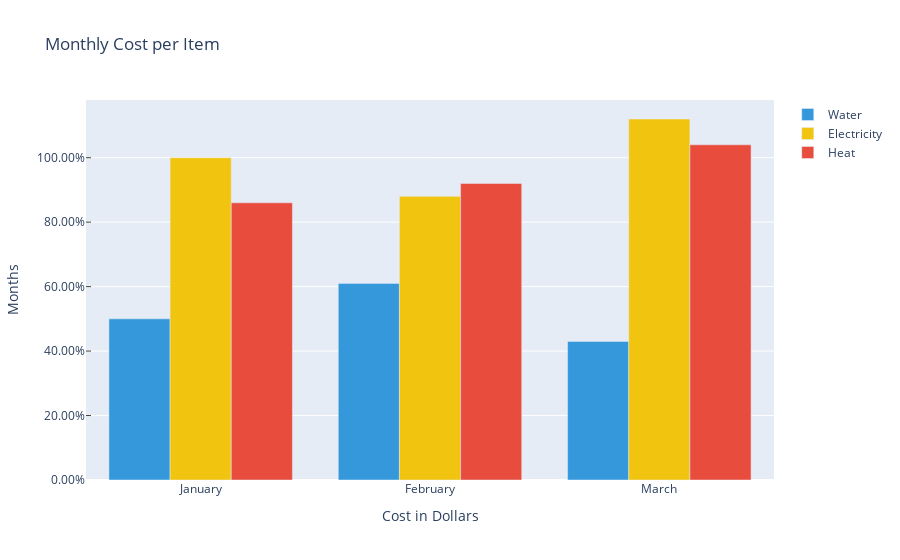

The code cell stored with this chart in its notebook:
### Markdown cell above
#### Nested Bar Chart

### Code cell
fig = go.Figure(
   data=[
       go.Bar(
           x=df['Month'],
           y=df['Water'],
           name='Water',
           marker=dict(color='#3498db')
       ),
       go.Bar(
           x=df['Month'],
           y=df['Electricity'],
           name='Electricity',
           marker=dict(color='#f1c40f')
       ),
       go.Bar(
           x=df['Month'],
           y=df['Heat'],
           name='Heat',
           marker=dict(color='#e74c3c')
       )
   ],
   layout=go.Layout(
       title='Monthly Cost per Item',
       xaxis=dict(title='Cost in Dollars'),
       yaxis=dict(title='Months')
   )
)
fig.update_layout(yaxis_ticks='inside',yaxis_ticksuffix = '%', yaxis_tickformat = ',.2f') #Cents after decimal
pyo.iplot(fig) #Inline plot

### Figure 1 — Plotly figure (JSON) as saved in the notebook; plotly's stock layout.template omitted (floating-point values rounded to 4 significant figures)
{"data": [{"marker": {"color": "#3498db"}, "name": "Water", "type": "bar", "x": ["January", "February", "March"], "y": [50, 61, 43]}, {"marker": {"color": "#f1c40f"}, "name": "Electricity", "type": "bar", "x": ["January", "February", "March"], "y": [100, 88, 112]}, {"marker": {"color": "#e74c3c"}, "name": "Heat", "type": "bar", "x": ["January", "February", "March"], "y": [86, 92, 104]}], "layout": {"title": {"text": "Monthly Cost per Item"}, "xaxis": {"title": {"text": "Cost in Dollars"}}, "yaxis": {"tickformat": ",.2f", "ticks": "inside", "ticksuffix": "%", "title": {"text": "Months"}}}}
